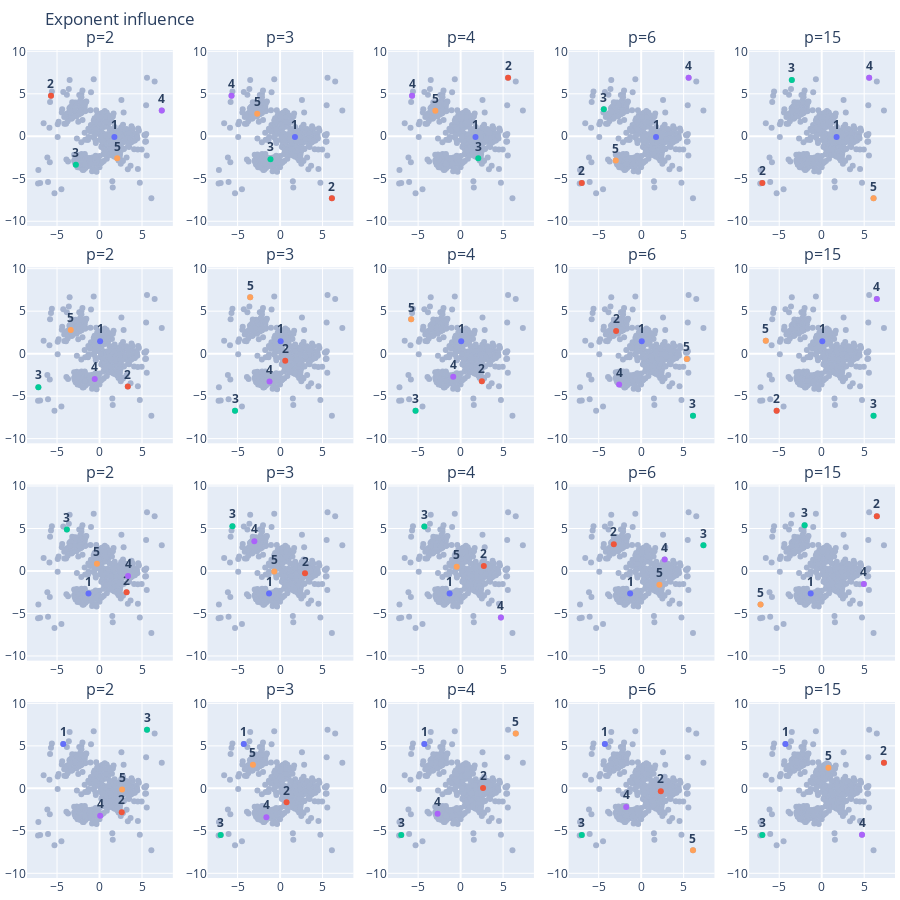

Write notebook code for a chart like this one.
### Code cell
n_rows = 4
n_cols = 5
list_p = [2, 3, 4, 6, 15]

subplot_titles = []

for i in range(n_rows):
    for j in range(n_cols):
        subplot_titles.append(f"p={list_p[j]}")
fig = make_subplots(rows=n_rows, cols=n_cols, vertical_spacing=.05, subplot_titles=subplot_titles)
labels = (1 + np.arange(kmeanspp_centers.shape[0])).astype(str)
text = [f"<b>{label}</b>" for label in labels]

trace_X = go.Scatter(x=samples[:, 0], y=samples[:, 1], mode="markers", marker=dict(color="#a5b3cf"), showlegend=False)
n_plot = 0
for i in range(1, n_rows+1):
    for j in range(1, n_cols+1):
        centers = kmeans_pp_init(samples, 5, seed=i, p=list_p[j-1])
        fig.add_trace(trace_X, row=i, col=j)
        fig.add_traces(px.scatter(x=centers[:, 0], y=centers[:, 1], color=labels, text=text).data, rows=i, cols=j)
        fig.layout.annotations[n_plot].update(text=f"p={list_p[j-1]}")

        n_plot += 1
        fig.update_yaxes(scaleanchor=f"x{n_plot}", scaleratio=1, row=i, col=j)

fig.update_layout(title="Exponent influence", margin={"t":50, "r":5, "l":5, "b":5}, width=900, height=900, showlegend=False)

fig.update_traces(textposition='top center')
fig.update_annotations(font=dict())
